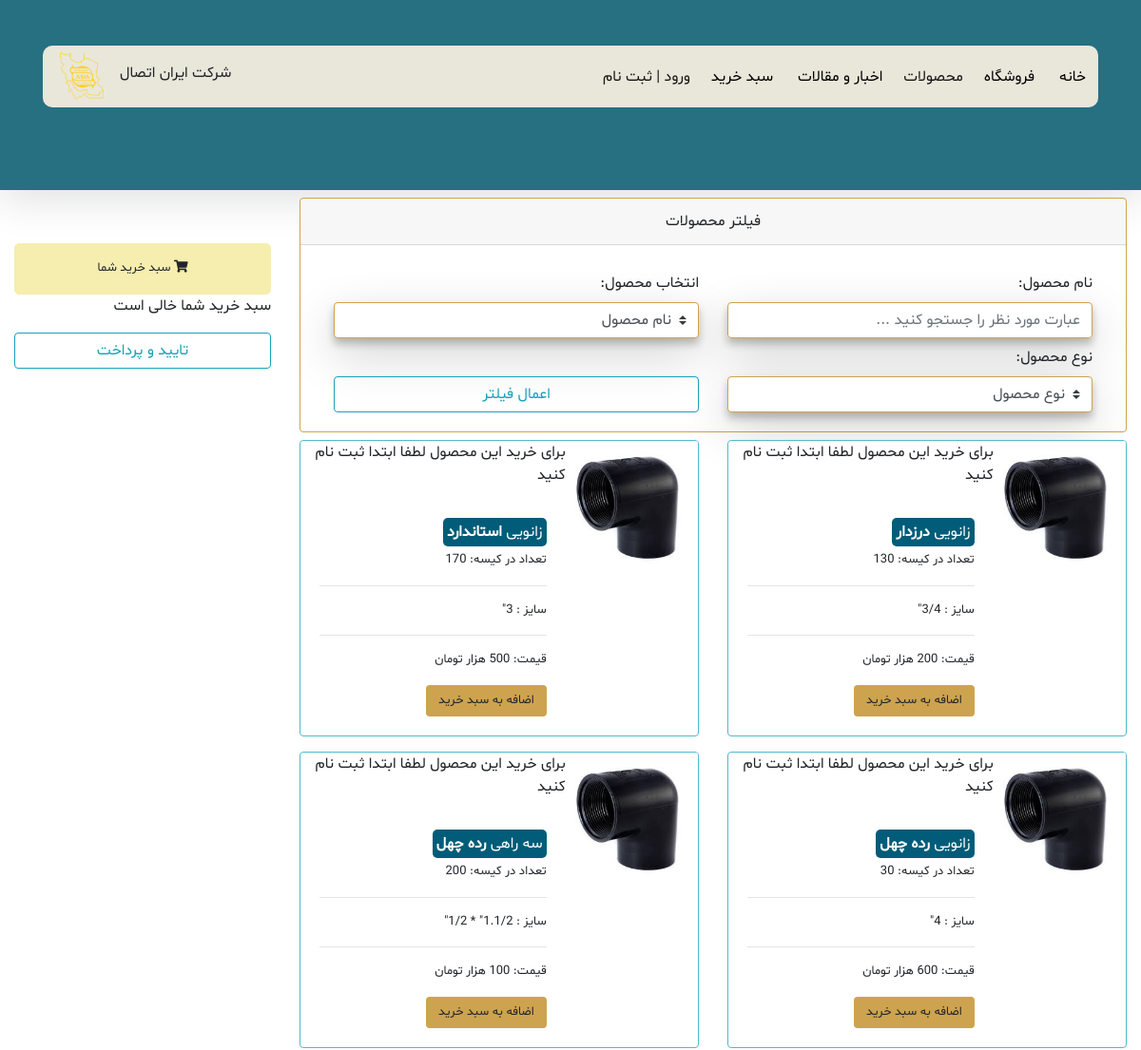
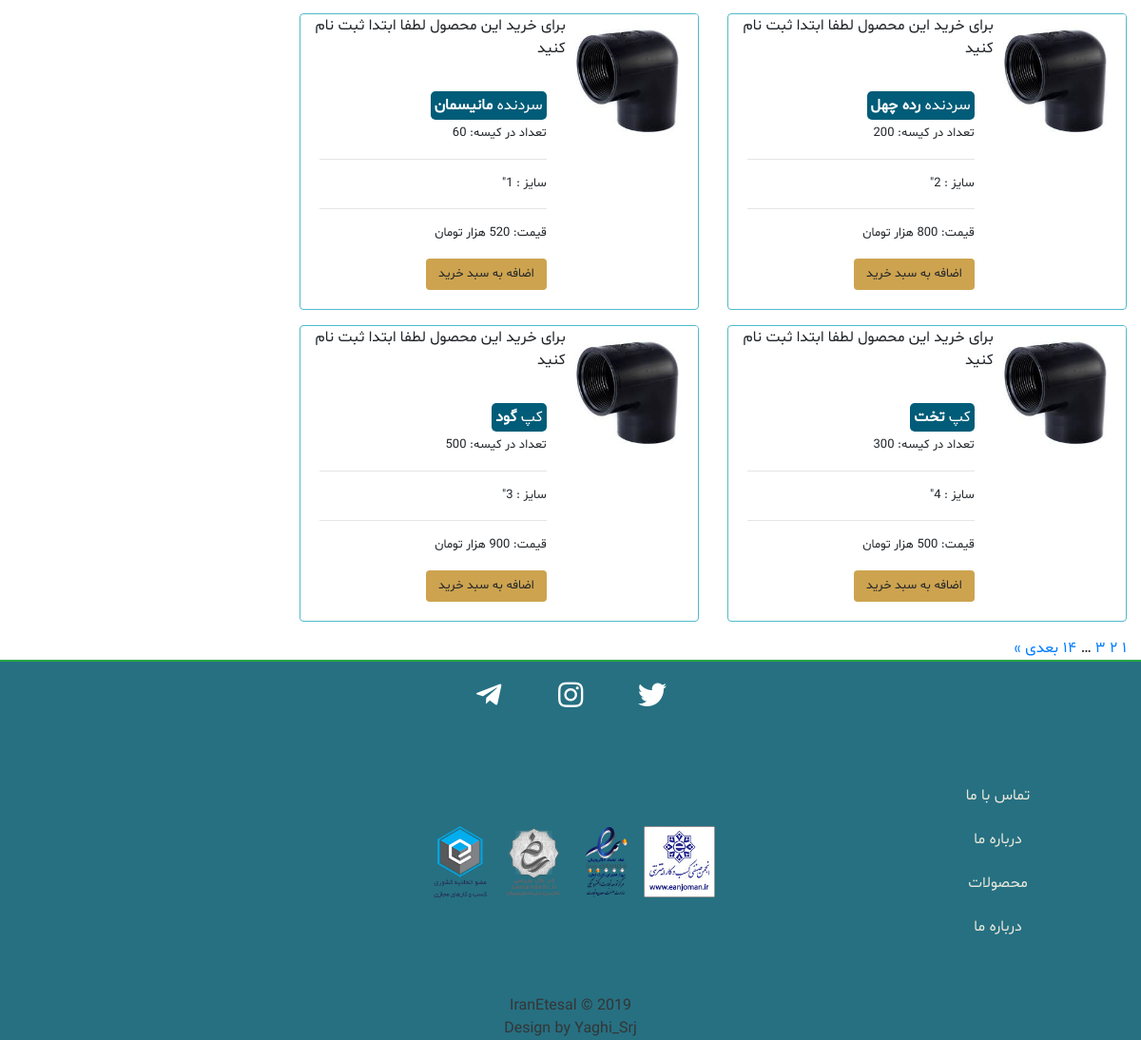
The app's page /search/ with its own data (2 pictures, top to bottom).
### zanoei/models.py (models this page shows, shortened)
class Elbow(models.Model):
    NAME_CHOICES = [
        ('elbow', 'زانویی'),
    ]
    name = models.CharField(max_length=100 , choices=NAME_CHOICES , default='elbow')
    MODEL_CHOICES = [
        ('darzdar', 'درزدار '),
        ('standard', 'استاندارد'),
        ('mannesmann', 'مانیسمان'),
        ('type40', 'رده چهل'),
    ]
    مدل = models.CharField(max_length=100 , choices= MODEL_CHOICES)
    سایز = models.CharField(max_length=100, choices= ELBOW_CHOICES)
    قیمت = models.IntegerField()
    NUMBER_CHOICES = [
        (350, 350),
        (250, 250),
        (170, 170),
        (130, 130),
        (110, 110),
        (55, 55),
        (30, 30),
        (25, 25),
        (15, 15),
        (8, 8),
        (5, 5),
    ]
    تعداد_کیسه = models.IntegerField(null=True , choices=NUMBER_CHOICES)

### tee/models.py (models this page shows, shortened)
class Tee(models.Model):
    NAME_CHOICES = [
        ('tee', 'سه راهی'),
    ]
    name = models.CharField(max_length=100 , choices=NAME_CHOICES , default='tee')
    MODEL_CHOICES = [
        ('darzdar', 'درزدار'),
        ('mannesmann', 'مانیسمان'),
        ('type40', 'رده چهل'),
    ]
    مدل = models.CharField(max_length=100 , choices= MODEL_CHOICES)
    سایز = models.CharField(max_length=100, choices=TEE_CHOICES , default='1/2"*X')
    قیمت = models.IntegerField()
    NUMBER_CHOICES = [
        (300, 300),
        (200, 200),
        (120, 120),
        (100, 100),
        (90, 90),
        (50, 50),
        (30, 30),
        (20, 20),
        (15, 15),
    ]
    تعداد_کیسه = models.IntegerField(null=True , choices=NUMBER_CHOICES)

### nippel/models.py (models this page shows, shortened)
class Nippel(models.Model):
    NAME_CHOICES = [
        ('nippel', 'سردنده'),
    ]
    name = models.CharField(max_length=100 , choices=NAME_CHOICES , default='nippel')
    MODEL_CHOICES = [
        ('darzdar', 'درزدار'),
        ('mannesmann', 'مانیسمان'),
        ('type40', 'رده چهل'),
    ]
    مدل = models.CharField(max_length=100 , choices= MODEL_CHOICES)
    سایز = models.CharField(max_length=100, choices= NIPPEL_CHOICES)
    قیمت = models.IntegerField()
    NUMBER_CHOICES = [
        (800, 800),
        (600, 600),
        (400, 400),
        (300, 300),
        (200, 200),
        (100, 100),
        (60, 60),
        (40, 40),
        (20, 20),
    ]
    تعداد_کیسه = models.IntegerField(null=True , choices=NUMBER_CHOICES)

### cap/models.py (models this page shows, shortened)
class Cap(models.Model):
    NAME_CHOICES = [
        ('cap', 'کپ'),
    ]
    name = models.CharField(max_length=100 , choices=NAME_CHOICES , default='cap')
    MODEL_CHOICES = [
        ('deep', 'گود'),
        ('flat', 'تخت'),
    ]
    مدل = models.CharField(max_length=100 , choices= MODEL_CHOICES)
    سایز = models.CharField(max_length=100 , choices= CAP_CHOICES)
    قیمت = models.IntegerField()
    NUMBER_CHOICES = [
        (3000, 3000),
        (2000, 2000),
        (1000, 1000),
        (500, 500),
        (300, 300),
        (250, 250),
        (200, 200),
        (100, 100),
        (75, 75),
        (50, 50),
    ]
    تعداد_کیسه = models.IntegerField(null=True , choices=NUMBER_CHOICES)

### pages/views.py (the view, shortened to what this page needs)
# urls.py: path('search/', views.search_view , name='search'),
def search_view(request):
    elbow_queryset   = Elbow.objects.all()
    tee_queryset     = Tee.objects.all()
    reducer_queryset = Reducer.objects.all()
    nippel_queryset  = Nippel.objects.all()
    cap_queryset     = Cap.objects.all()
    queryset_list = list(chain(elbow_queryset, tee_queryset, reducer_queryset, nippel_queryset, cap_queryset))
    if request.user.is_authenticated:
        form = PurchaseForm (request.POST , instance=Purchase(user=request.user))
        if form.is_valid():
            form.save()
            print("purchase saved")
        else:
            print("not valid")
        purchased = Purchase.objects.filter(user=request.user)
        summ = 0
        for item in purchased:
            summ += item.price
        context = {
            'products': queryset_list ,
            'form': form ,
            'purchased': purchased ,
            'summ': summ
        }
    else:
        context = {
            'products': queryset_list ,
        }
    return render(request, 'pages/search.html' , context)

### templates/pages/search.html (shortened to what this page needs)
{% extends 'base.html' %}
{% load static %}
{% block main %}
<div class="text-right" dir="rtl">
        <div class="container-fluid pt-2">
            <section id="grouping" class="row">
                <div class=" col-md-9 " >
                    <div class="card container mx-auto p-0" style="border: 1px #cda34f solid">
                        <div class="card-header  info-color white-text text-center">
                            فیلتر محصولات
                        </div>
                        <div id="cardbody" class="card-body text-right" >
                            <form class="row mx-auto" action="{% url 'search' %}">
                                <div class="col-10 col-md-6 col-sm-8 mx-auto">
                                    <div class="md-form mt-2 mx-auto"  >
                                        <label>نام محصول:</label>
                                        <input placeholder="عبارت مورد نظر را جستجو کنید ..." class="form-control underline shadow SetWidth"  >
                                    </div>
                                </div>
                                <div class="col-10 col-md-6 col-sm-8 mx-auto ">
                                    <div  class="md-form mt-2 mx-auto " >
                                        <label>انتخاب محصول:</label>
                                        <select name="name" class="custom-select form-control SetWidth">
                                                <option selected="true" disabled="disabled">نام محصول</option>
                                        </select>
                                    </div>
                                </div>
                                <div class="col-10 col-md-6 col-sm-8 mx-auto">
                                    <div  class="md-form mt-2 mx-auto " >
                                        <label>نوع محصول:</label>
                                        <select  name="مدل" class="custom-select form-control SetWidth">
                                            <option selected="true" disabled="disabled">نوع محصول</option>
                                        </select>
                                    </div>
                                </div>
                                <div class="col-10 col-md-6 col-sm-8 mx-auto">
                                    <div class="md-form mx-auto" style="margin-top: 40px;">
                                        <button class="btn btn-outline-info btn-block SetWidth" type="submit">اعمال فیلتر</button>
                                    </div>
                                </div>
                            </form>
                        </div>
                    </div>
                    <div id="productList" class="row pt-2 px-0 ">
                    {% if products %}
                        {% for product in products %}
                        <div class="col-11 col-md-6 mx-auto">
                            <div class="card mb-3 mx-auto" style="max-width: 540px;border: 1px #4fbacd solid">
                                <div class="row no-gutters" >
                                    <div class="col-4">
                                        <img src="{% static 'images/elbow.jpg' %}" class="card-img" alt="...">
                                    </div>
                                    <div class="col-8">
                                         {% if user.is_authenticated %}
                                            <form  class="row mx-auto" action="{% url 'search' %}" method="POST"> {% csrf_token %}
                                                    <input style="display:none" type="text" name="name" value="{{ product.get_name_display }}">
                                                    <input style="display:none" type="text" name="model" value="{{ product.get_مدل_display }}">
                                                    <input style="display:none" type="text" name="size" value="{{ product.get_سایز_display }}">
                                                    <input style="display:none" type="text" name="number" value="{{ product.get_تعداد_کیسه_display }}">
                                                    <input style="display:none" type="text" name="price" value="{{ product.قیمت }}">
                                                    {% else %}
                                                    <p>برای خرید این محصول لطفا ابتدا ثبت نام کنید</p>
                                                    {% endif %}
                                        <div class="card-body">
                                            <div value="name" class="card-title color-white radius p-1 d-inline" style="background-color: #005c78;">
                                                    {{ product.get_name_display }}
                                                <strong class="" >{{ product.get_مدل_display }}</strong>
                                            </div>
                                            <p class="card-text mt-2" style="font-size: small" > تعداد در کیسه: {{ product.get_تعداد_کیسه_display }}</p>
                                            <hr>
                                            <p class="card-text" style="font-size: small" > سایز : {{ product.get_سایز_display }}</p>
                                            <hr>
                                            <p class="card-text" style="font-size: small" > قیمت: {{ product.قیمت }} هزار تومان </p>
                                            <button class="btn bg-color-gold" type="submit" style="font-size: small">اضافه به سبد خرید</button>
                                        </div>
                                    </div>
                                </div>
                            </div>
                        </div>
                        {% endfor %}
                    {% endif %}
                    </div>
                    <div class="content-pagination">
                        <a href="#">۱</a>
                        <a href="#">۲</a>
                        <a href="#">۳</a>
                        <span >…</span>
                        <a href="#">۱۴</a>
                        <a href="#">بعدی »</a>
                    </div>
                </div>
                <div  class="col-md-3 mt-1 mb-5 my-md-5 col-8 mx-auto">
                    <div class="cartHeader p-3 radius">
                        <i class="fas fa-shopping-cart" ></i>
                        سبد خرید شما
                    </div>
                    {% if purchased %}
                    {% for item in purchased %}
                    <div class="cartBody">
                        <div class="cart-item">
                            <div class="d-flex">
                                    <p class="mr-2 mt-1 text-center bg-color-mine text-white p-1 radius setWidth" >
                                            {{item.name}}  {{ item.model }}
                                    </p>
                                    <p class="ml-2 mr-auto text-center mt-1 bg-color-mine text-white p-1 radius setWidth" >
                                        سایز: {{ item.size }}
                                    </p>
                            </div>
                            <div class="d-flex">
                                <p class="mr-2  mt-1 bg-color-mine text-center text-white p-1 radius setWidth" >
                                    {{ item.price }} هزار تومان
                                </p>
                                <p class="ml-2 mr-auto text-center mt-1 bg-color-mine text-white p-1 radius setWidth" >
                                    {{ item.number }}
                                </p>
                            </div>
                        </div>
                    </div>
                    {% endfor %}
                    <div class="d-flex mt-5">
                        <p class="mr-1">
                            جمع خرید
                        </p>
                        <p class="mr-auto ml-1">
                           {{ summ }},000 تومان
                        </p>
                    </div>
                    {% else %}
                    <p> سبد خرید شما خالی است </p>
                    {% endif %}
                    <div>
                        <a class="btn btn-outline-info w-100" href="{% url 'sold' %}">
                            تایید و پرداخت
                        </a>
                    </div>
                </div>
            </section>
        </div>
{% endblock %}

### records on screen
Elbow: name "زانویی", مدل "درزدار", تعداد_کیسه "130", سایز "3/4\"", قیمت "200"
Elbow: name "زانویی", مدل "استاندارد", تعداد_کیسه "170", سایز "3\"", قیمت "500"
Elbow: name "زانویی", مدل "رده چهل", تعداد_کیسه "30", سایز "4\"", قیمت "600"
Tee: name "سه راهی", مدل "رده چهل", تعداد_کیسه "200", سایز "1.1/2\" * 1/2\"", قیمت "100"
Nippel: name "سردنده", مدل "رده چهل", تعداد_کیسه "200", سایز "2\"", قیمت "800"
Nippel: name "سردنده", مدل "مانیسمان", تعداد_کیسه "60", سایز "1\"", قیمت "520"
Cap: name "کپ", مدل "تخت", تعداد_کیسه "300", سایز "4\"", قیمت "500"
Cap: name "کپ", مدل "گود", تعداد_کیسه "500", سایز "3\"", قیمت "900"
